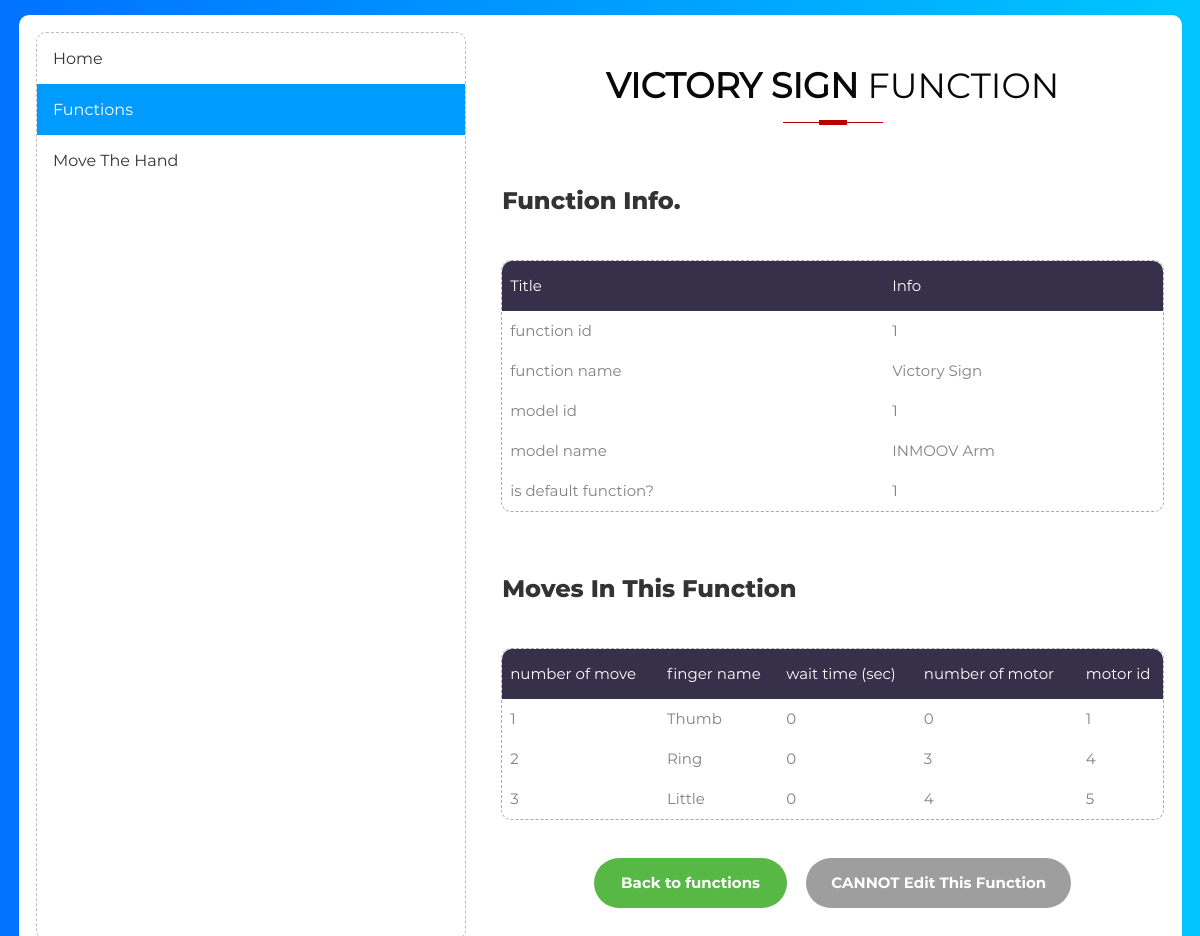
The app's page /functions/1 with its own data.
### tables this page shows
CREATE TABLE functions(
    id integer not null unique primary key AUTOINCREMENT,
    name varchar(40) not null unique,
    model_id integer not null,
    "default" boolean,
    foreign key(model_id) references models(id)
);

CREATE TABLE models(
    id integer not null unique primary key AUTOINCREMENT,
    name varchar(40) not null unique,
    img varchar(250) unique,
    wrist boolean,
    motors integer,
    category_id integer not null,
    foreign key(category_id) references categories(id)
);

CREATE TABLE functions_moves(
    function_id integer not null,
    motor_id integer not null,
    move_num integer not null,
    wait_time_in_seconds numeric(4, 2) not null,
    primary key(function_id, move_num),
    foreign key(function_id) references functions(id),
    foreign key(motor_id) references motors(id)
);

CREATE TABLE motors(
    id integer not null unique primary key AUTOINCREMENT,
    name varchar(40) not null unique,
    motor_model varchar(40),
    motor_num_in_the_model integer not null,
    model_id integer not null,
    foreign key(model_id) references models(id)
);

### app.py (the view)
@app.route("/functions/<int:id>")
def function_settings(id):
    active = 'functions'
    moves_table_header = [
        'number of move',
        'finger name',
        'wait time (sec)',
        'number of motor',
        'motor id',
    ]
    function_titles = [
        'function id',
        'function name',
        'model id',
        'model name',
        'is default function?'
    ]
    conn = get_db_connection()
    function_detailes = conn.execute('''
        SELECT f.id, f.name, m.id, m.name, "default"
        FROM functions AS f
        INNER JOIN models AS m
        ON f.model_id = m.id
        WHERE f.id = {};
    '''.format(id)).fetchall()
    query = conn.execute('''
        SELECT  move_num, m.name, wait_time_in_seconds, motor_num_in_the_model, motor_id
        FROM functions_moves AS fm
            INNER JOIN motors as m
            ON fm.motor_id = m.id
        WHERE function_id = {};
    '''.format(id)).fetchall()
    conn.close()
    return render_template(
        'functions/function_settings.html',
        page_name="Functions Settings",
        function_titles=function_titles,
        function_detailes=list(function_detailes)[0],
        moves_table_header=moves_table_header,
        menu_template=menu,
        active=active,
        query = query,
    )

### app.py (called while the page is built)
def get_db_connection():
    conn = sqlite3.connect('db/al_jazari.db')
    conn.row_factory = sqlite3.Row
    return conn

@app.context_processor
def inject_enumerate():
    return dict(enumerate=enumerate)

@app.context_processor
def inject_bool():
    return dict(bool=bool)

@app.context_processor
def inject_zip():
    return dict(zip=zip)

### templates/functions/function_settings.html
{% extends "base.html" %} {% block content %}
<h2><b>{{ function_detailes[1] }}</b> Function</h2>
<br />
<h3>Function Info.</h3>
<br />
<div style="border: 1px dashed #aaa; border-radius: 10px">
  <table>
    <thead>
      <th>Title</th>
      <th>Info</th>
    </thead>
    <tbody>
      {% for title, info in zip(function_titles, function_detailes) %}
      <tr>
        <td>{{ title }}</td>
        <td>{{ info }}</td>
      </tr>
      {% endfor %}
    </tbody>
  </table>
</div>
<br />
<br />
<h3>Moves In This Function</h3>
<br />
<div style="border: 1px dashed #aaa; border-radius: 10px">
  <table>
    <thead>
      {% for head in moves_table_header %}
      <th>{{ head }}</th>
      {% endfor %}
    </thead>
    <tbody>
      {% for function in query %}
      <tr>
        {% for i, cell in enumerate(function) %}
        <td>{{ cell }}</td>
        {% endfor %}
      </tr>
      {% endfor %}
    </tbody>
  </table>
</div>
<br />
<br />
<div class="container-btn">
<button class="btn" onclick=location.href="{{ url_for('functions') }}";>
  <span> Back to functions </span>
</button>
    {% if bool(function_detailes[-1]) %}
    <button class="blue btn deabled">
    <span> CANNOT Edit This Function </span>
    {% else %}
    <button class="blue btn" onclick="location.href=`{{ url_for('edit_function', id=function_detailes[0]) }}`">
    <span> Edit This Function </span>
    {% endif %}
</button>
</div>
{% endblock %}

### templates/base.html (shortened to what this page needs)
<!DOCTYPE html>
<html lang="en">
<head>
	<link rel="stylesheet" href="{{ url_for("static", filename="css/main.css") }}">
</head>
<body>
	<div id="app">
		<div id="container">
			{% if menu_template %}
			<nav id="menu">
				<ul>
					{% for element in menu_template %}
					<li><a
						{% if element == active %}
							class="active"
						{% endif %}
						 href="{{ url_for(element.replace(' ', '_')) }}">{{ element | title }}</a></li>
					{% endfor %}
				</ul>
			</nav>
			{% endif %}
			<div id="content">
				<div id="page">
					{% block content %}
					{% endblock %}
				</div>
			</div>
		</div>
	</div>
</body>
</html>

### static/css/main.css (style rules this page uses)
* { margin: 0px; padding: 0px; box-sizing: border-box; }
body, html { height: 100%; font-family: Montserrat-Regular, sans-serif; }
h1, h2, h3, h4, h5, h6 { margin: 1px; }
ul, li { margin: 0px; list-style-type: none; }
button { outline: none !important; border: none; background: transparent; }
#app { width: 100%; min-height: 100%; padding: 15px; background: #009bff; background: -webkit-linear-gradient(left, #0072ff, #00c6ff); background: -o-linear-gradient(left, #0072ff, #00c6ff); background: -moz-linear-gradient(left, #0072ff, #00c6ff); background: linear-gradient(left, #0072ff, #00c6ff); display: -webkit-box; display: -webkit-flex; display: -moz-box; display: -ms-flexbox; display: flex; flex-wrap: wrap; justify-content: center; }
#container { width: 1163px; background: #fff; border-radius: 10px; overflow: hidden; overflow-y: auto; display: -webkit-box; display: -webkit-flex; display: -moz-box; display: -ms-flexbox; display: flex; flex-wrap: wrap; justify-content: space-between; }
#container > #menu { padding: 1.5%; width: 40%; }
#menu ul { border-radius: 10px; border: dashed 1px #bbb; height: 100%; }
#menu li > a { padding: 1rem; transition: 1s; display: block; color: #333; text-decoration: none; }
#menu li > a:hover, #menu li > a.active { background-color: #009bff; color: #fff; }
#menu ul > li:first-child > a { border-top-left-radius: 10px; border-top-right-radius: 10px; }
#menu ul > li:last-child > a { border-bottom-left-radius: 10px; border-bottom-right-radius: 10px; }
#container > #content { padding: 1.5%; width: 60%; }
#container > #content > #page { width: 100%; margin: 2em 0; }
table { border-collapse: collapse; background: #fff; border-radius: 10px; overflow: hidden; width: 100%; margin: 0 auto; position: relative; }
table * { position: relative; }
table thead th { font-size: 15px; color: #fff; line-height: 1.2; font-weight: unset; }
table tbody tr { height: 40px; }
tbody tr { font-size: 15px; color: gray; line-height: 1.2; font-weight: unset; }
table td, table th { text-align: left; }
table td, table th { padding-left: 8px; }
h2 { position: relative; padding: 0; margin: 0; font-weight: 300; font-size: 35px; color: #080808; -webkit-transition: all 0.4s ease 0s; -o-transition: all 0.4s ease 0s; transition: all 0.4s ease 0s; }
h2 { text-align: center; text-transform: uppercase; padding-bottom: 5px; }
h2:before { width: 28px; height: 5px; display: block; content: ""; position: absolute; bottom: 3px; left: 50%; margin-left: -14px; margin-bottom: 15px; background-color: #b80000; }
h2:after { width: 100px; height: 1px; display: block; content: ""; position: relative; margin: 15px 0; left: 50%; margin-left: -50px; background-color: #b80000; }
h3, .model_title { display: block; font-family: Montserrat-ExtraBold; font-size: 24px; color: #333333; line-height: 1.2; padding: 1.5rem 0; }
.container-btn { display: -webkit-box; display: -webkit-flex; display: -moz-box; display: -ms-flexbox; display: flex; flex-wrap: wrap; justify-content: center; }
.btn { min-width: 193px; height: 50px; border-radius: 25px; background: #57b846; font-family: Montserrat-Bold; font-size: 15px; line-height: 1.5; color: #fff; display: -webkit-box; display: -webkit-flex; display: -moz-box; display: -ms-flexbox; display: flex; justify-content: center; align-items: center; padding: 0 25px; margin: 0 0.6rem; -webkit-transition: all 0.4s; -o-transition: all 0.4s; -moz-transition: all 0.4s; transition: all 0.4s; }
.blue { background: #03a9f4 !important }
.btn.deabled { background: #9e9e9e !important; cursor: not-allowed; }

### records on screen
functions: name "VICTORY SIGN", title "function name", name "Victory Sign", title "model name", name "INMOOV Arm"
functions_moves: cell "1" "0" "0" "1", name "Thumb"
functions_moves: cell "2" "0" "3" "4", name "Ring"
functions_moves: cell "3" "0" "4" "5", name "Little"

### other values on screen
{{ element | title }} "Home" "Functions" "Move The Hand"
{{ title }} "function id" "model id" "is default function?"
{{ info }} "1" "1" "1"
{{ head }} "number of move" "finger name" "wait time (sec)" "number of motor" "motor id"
